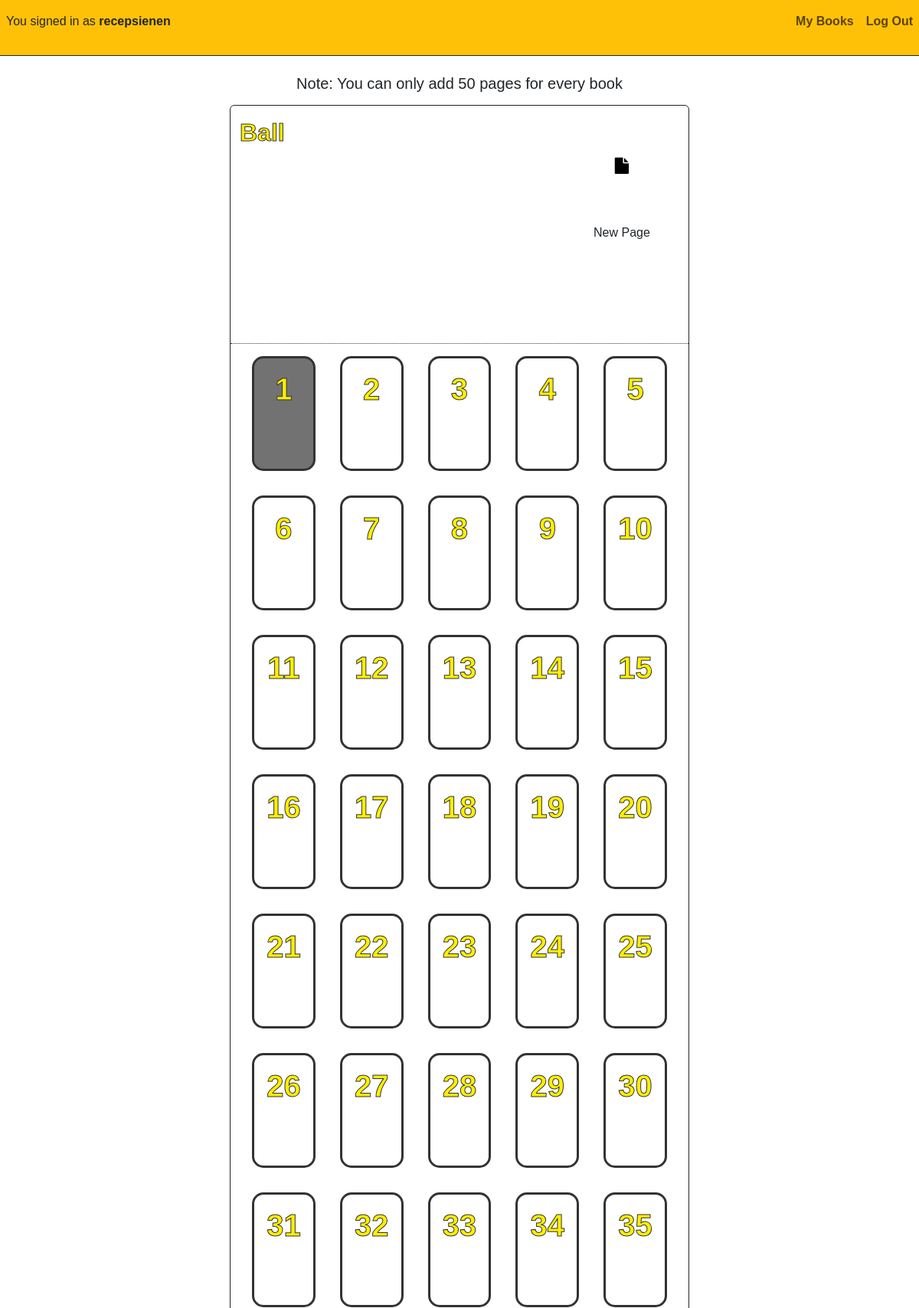
The page /recepsienen/Ball (signed in, upper part) on the database its author committed.
### book/models.py (models this page shows, shortened)
class User(AbstractUser):
    pass

class Book(models.Model):
    user = models.ForeignKey(User,on_delete=models.CASCADE, null=False,related_name="user")
    name = models.CharField(max_length=200, null=True)
    link_name = models.CharField(max_length=250,null=True)
    language = models.CharField(max_length=200, null=True)
    words_per_page = models.IntegerField(blank=True, null=True)
    cover_color = models.CharField(max_length=200,null=True)
    font_color = models.CharField(max_length=200,null=True)
    created_at = models.DateTimeField(auto_now_add=True)
    updated_at = models.DateTimeField(auto_now=True)

class Page(models.Model):
    number = models.IntegerField(blank=True,null=True)
    book = models.ForeignKey(Book, on_delete=models.CASCADE, null=False, related_name="book")
    edit_mode = models.BooleanField(default=True)
    first_save_done = models.BooleanField(default=False)
    finished = models.BooleanField(default=False)

### book/views.py (the view, shortened to what this page needs)
# urls.py: path("<str:username>/<str:book_name>", views.book_content, name="book_content"),
@login_required
def book_content(request,username,book_name):
    user = request.user
    book = Book.objects.filter(user = user,link_name = book_name).first()
    pages = Page.objects.filter(book = book)
    return render(request, "book/book.html",{
        "pages":pages,
        "book":book,
    })

### book/templates/book/book.html (shortened to what this page needs)
{% extends "book/layout.html" %}
{% block body %}
<div id="page-container" class="rounded">
    <div class="m-auto">
        <h5 class="text-center pt-3 mb-0 pb-0">Note: You can only add 50 pages for every book</h5>
    </div>
    <div id="inner-container" class="w-50 h-100 m-auto border border-dark d-flex row rounded mt-3">
        <div id="title" class="rounded-top d-flex justify-content-between" style="color:{{book.cover_color}}">
            <div class="ml-3">
                <h1 id ="page-title" class="text-center fs-2 fw-bold mt-3">{{book.name |truncatechars:30}}</h1>
            </div>
            <div class="m-1 d-flex row justify-content-center">
                <button class="btn rounded w-50" id="new-page"><i class="fa fa-file fa-lg" ></i></button>
                <p class="text-dark text-center fs-6">New Page</p>
            </div>
        </div>
        <div id="all-pages" class="rounded-bottom">
            {% for page in pages %}
            <a href="{% url 'page_view' username=user.username book_name=book.link_name page_number=page.number %}" id="page-{{page.finished}}" class="m-3 p-3 text-decoration-none page">
                <h1 id ="page-number" class="text-center" style="color:{{book.cover_color}}">{{page.number}}</h1>
            </a>
            {% endfor %}
        </div>
    </div>
</div>
{% endblock %}

### book/templates/book/layout.html (shortened to what this page needs)
{% load static %}
<!DOCTYPE html>
<html lang="en">
<head>
    <link href="https://cdn.jsdelivr.net/npm/bootstrap@5.3.1/dist/css/bootstrap.min.css" rel="stylesheet">
    <link rel="stylesheet" href="https://cdnjs.cloudflare.com/ajax/libs/font-awesome/4.7.0/css/font-awesome.min.css">
    <link rel="stylesheet" href="{% static 'book/main.css' %}">
    <link rel="stylesheet" media="screen and (max-width: 768px)" href="{% static 'book/mobile.css' %}">
</head>
<body>
        {% if user.is_authenticated %}
        <nav class="navbar navbar-expand-lg navbar-light bg-warning border-bottom border-dark">
            <div class="w-100">
              <ul class="navbar-nav mr-auto d-flex justify-content-between w-100">
                    <li id="signed-as" class="nav-item m-2">
                        <p>You signed in as <span class="fw-bolder">{{user.username}}</span></p>
                    </li>
                <div id="nav-buttons" class="d-flex">
                    <li class="nav-item nav-color rounded">
                        <a href="{% url 'index' %}" class="nav-link fw-bolder">My Books</a>
                    </li>
                    <li class="nav-item nav-color rounded">
                        <a class="nav-link fw-bolder" href="{% url 'logout_view' %}">Log Out</a>
                    </li>
                </div>
              </ul>
            </div>
          </nav>
    {% endif %}
    <div id="body-container">
        {% block body %}
        {% endblock %}
    </div>
</body>
</html>

### book/static/book/main.css (style rules this page uses)
body { font-family: sans-serif; overflow: hidden; height: 100vh; width: 100vw; background-color: #ffffff; }
#body-container { height: 100%; width: 100%; }
#page-container { width: 100vw; height: 80vh; }
#title { height: 15%; border-bottom: 1px dotted #333; color: white; }
#page-title { -webkit-text-stroke: #333; -webkit-text-stroke-width: 1px; }
#all-pages { height: 85%; display: grid; grid-template-columns:repeat(5,20%); overflow: auto; }
#page-False { height: 150px; background-color: rgb(255, 255, 255); border-radius: 15px; border: 3px solid #333; }
#page-True { height: 150px; background-color: #727272; border-radius: 15px; border: 3px solid #333; }
#page-number { font-weight: bold; -webkit-text-stroke: #333; -webkit-text-stroke-width: 1px; }
#new-page { color:black; }

### book/static/book/mobile.css (style rules this page uses)
#nav-buttons { justify-content: space-around; }
#signed-as { justify-content: center; text-align: center; }
#inner-container { width: 100vw; }
#page-container { width: 100vw !important; }
#inner-container { width: 100vw !important; }
#all-pages { width: 100% !important; height: 85%; display: grid; grid-template-columns:repeat(3,33%); overflow: auto; }

### rows shown on the page
User: username "recepsienen"
Book: name "Ball"
Page: number "1"
Page: number "2"
Page: number "3"
Page: number "4"
Page: number "5"
Page: number "6"
Page: number "7"
Page: number "8"
Page: number "9"
Page: number "10"
Page: number "11"
Page: number "12"
Page: number "13"
Page: number "14"
Page: number "15"
Page: number "16"
Page: number "17"
Page: number "18"
Page: number "19"
Page: number "20"
Page: number "21"
Page: number "22"
Page: number "23"
Page: number "24"
Page: number "25"
Page: number "26"
Page: number "27"
Page: number "28"
Page: number "29"
Page: number "30"
Page: number "31"
Page: number "32"
Page: number "33"
Page: number "34"
Page: number "35"
